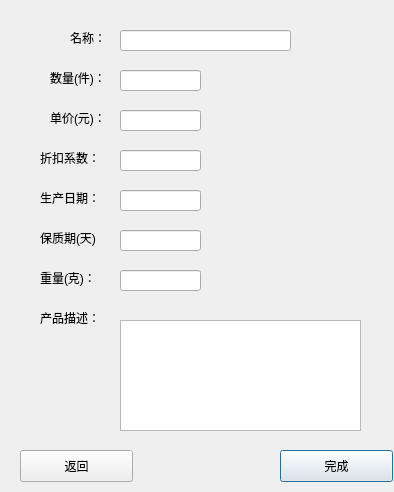
<?xml version="1.0" encoding="UTF-8"?>
<ui version="4.0">
 <class>AddFoodDialog</class>
 <widget class="QDialog" name="AddFoodDialog">
  <property name="geometry">
   <rect>
    <x>0</x>
    <y>0</y>
    <width>394</width>
    <height>492</height>
   </rect>
  </property>
  <property name="windowTitle">
   <string>Dialog</string>
  </property>
  <widget class="QLabel" name="label">
   <property name="geometry">
    <rect>
     <x>70</x>
     <y>30</y>
     <width>60</width>
     <height>16</height>
    </rect>
   </property>
   <property name="text">
    <string>名称：</string>
   </property>
  </widget>
  <widget class="QLineEdit" name="lineEdit">
   <property name="geometry">
    <rect>
     <x>120</x>
     <y>30</y>
     <width>171</width>
     <height>21</height>
    </rect>
   </property>
  </widget>
  <widget class="QLineEdit" name="lineEdit_2">
   <property name="geometry">
    <rect>
     <x>120</x>
     <y>70</y>
     <width>81</width>
     <height>21</height>
    </rect>
   </property>
   <property name="text">
    <string/>
   </property>
  </widget>
  <widget class="QLabel" name="label_2">
   <property name="geometry">
    <rect>
     <x>50</x>
     <y>70</y>
     <width>60</width>
     <height>16</height>
    </rect>
   </property>
   <property name="text">
    <string>数量(件)：</string>
   </property>
  </widget>
  <widget class="QLineEdit" name="lineEdit_3">
   <property name="geometry">
    <rect>
     <x>120</x>
     <y>110</y>
     <width>81</width>
     <height>21</height>
    </rect>
   </property>
   <property name="text">
    <string/>
   </property>
  </widget>
  <widget class="QLabel" name="label_3">
   <property name="geometry">
    <rect>
     <x>50</x>
     <y>110</y>
     <width>60</width>
     <height>16</height>
    </rect>
   </property>
   <property name="text">
    <string>单价(元)：</string>
   </property>
  </widget>
  <widget class="QLineEdit" name="lineEdit_4">
   <property name="geometry">
    <rect>
     <x>120</x>
     <y>150</y>
     <width>81</width>
     <height>21</height>
    </rect>
   </property>
   <property name="text">
    <string/>
   </property>
  </widget>
  <widget class="QLabel" name="label_4">
   <property name="geometry">
    <rect>
     <x>40</x>
     <y>150</y>
     <width>60</width>
     <height>16</height>
    </rect>
   </property>
   <property name="text">
    <string>折扣系数：</string>
   </property>
  </widget>
  <widget class="QLabel" name="label_6">
   <property name="geometry">
    <rect>
     <x>40</x>
     <y>190</y>
     <width>60</width>
     <height>16</height>
    </rect>
   </property>
   <property name="text">
    <string>生产日期：</string>
   </property>
  </widget>
  <widget class="QLineEdit" name="lineEdit_6">
   <property name="geometry">
    <rect>
     <x>120</x>
     <y>190</y>
     <width>81</width>
     <height>21</height>
    </rect>
   </property>
   <property name="text">
    <string/>
   </property>
  </widget>
  <widget class="QLabel" name="label_5">
   <property name="geometry">
    <rect>
     <x>40</x>
     <y>230</y>
     <width>60</width>
     <height>16</height>
    </rect>
   </property>
   <property name="text">
    <string>保质期(天)：</string>
   </property>
  </widget>
  <widget class="QLineEdit" name="lineEdit_5">
   <property name="geometry">
    <rect>
     <x>120</x>
     <y>230</y>
     <width>81</width>
     <height>21</height>
    </rect>
   </property>
   <property name="text">
    <string/>
   </property>
  </widget>
  <widget class="QLabel" name="label_7">
   <property name="geometry">
    <rect>
     <x>40</x>
     <y>270</y>
     <width>60</width>
     <height>16</height>
    </rect>
   </property>
   <property name="text">
    <string>重量(克)：</string>
   </property>
  </widget>
  <widget class="QLineEdit" name="lineEdit_7">
   <property name="geometry">
    <rect>
     <x>120</x>
     <y>270</y>
     <width>81</width>
     <height>21</height>
    </rect>
   </property>
   <property name="text">
    <string/>
   </property>
  </widget>
  <widget class="QTextEdit" name="textEdit">
   <property name="geometry">
    <rect>
     <x>120</x>
     <y>320</y>
     <width>241</width>
     <height>111</height>
    </rect>
   </property>
  </widget>
  <widget class="QLabel" name="label_8">
   <property name="geometry">
    <rect>
     <x>40</x>
     <y>310</y>
     <width>60</width>
     <height>16</height>
    </rect>
   </property>
   <property name="text">
    <string>产品描述：</string>
   </property>
  </widget>
  <widget class="QPushButton" name="pushButton">
   <property name="geometry">
    <rect>
     <x>280</x>
     <y>450</y>
     <width>113</width>
     <height>32</height>
    </rect>
   </property>
   <property name="cursor">
    <cursorShape>PointingHandCursor</cursorShape>
   </property>
   <property name="text">
    <string>完成</string>
   </property>
  </widget>
  <widget class="QPushButton" name="pushButton_2">
   <property name="geometry">
    <rect>
     <x>20</x>
     <y>450</y>
     <width>113</width>
     <height>32</height>
    </rect>
   </property>
   <property name="cursor">
    <cursorShape>PointingHandCursor</cursorShape>
   </property>
   <property name="text">
    <string>返回</string>
   </property>
  </widget>
 </widget>
 <resources/>
 <connections/>
</ui>
